Frame 1 (no input): blank canvas, image omitted
Frame 60 (the mouse pressed at the canvas centre just before this capture): blank canvas, image omitted
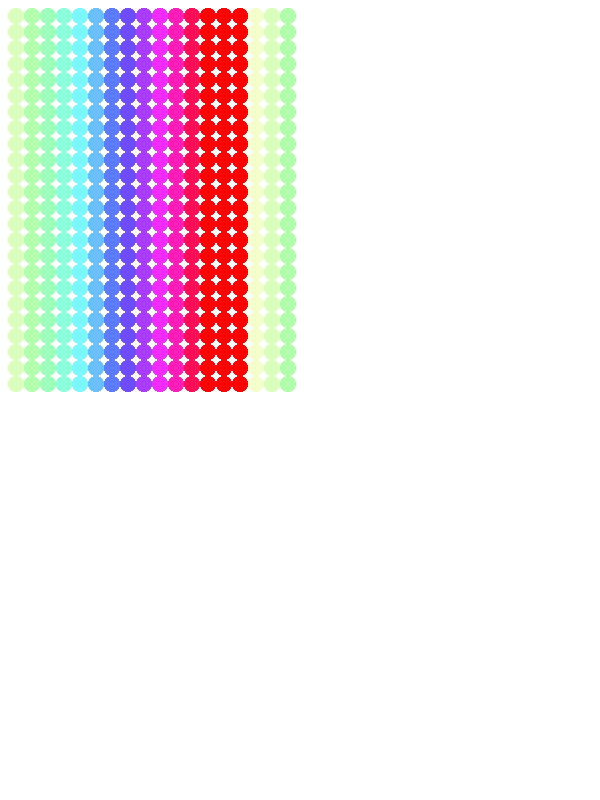
Frame 120 (the mouse held since frame 60 and released just before this capture)

The Processing sketch whose frames 1 and 60 were blank and that drew this single picture after the mouse press (run headless with seeded random() and noise(); from frame 60 on, the mouse is pressed at the canvas centre):

// Processing sketch: Exercise_A6
// ── Exercise_A6.pde
// Michael Lam
// March 13, 2018
// Last updated March 18, 2018.
// Beautiful circles that follow the mouse.

float x;
float y;

void setup() {
  size(600, 800);
  background(255);
  noStroke();
  colorMode(HSB);
}

void draw() {
  x = 0; // Resets x coordinate at each loop.
  while (x < width) {
    x += 16; // Draws circles 20px horizontally apart from each other.
    y = 0; // Resets y coordinate at each loop.
    while (y < height) {
      y += 16; // Draws circles 20px vertically apart from each other.
      if (x < mouseX && y < mouseY) {
        fill(50 + x % 255, 50 + x % 255, 255);
        ellipse(x, y, 15, 15);
      } else {
        fill(255); // Colours circles white when x & y > mouse coordinates.
        ellipse(x, y, 15, 15);
      }
    }
  }
}

/* Issues
- Colour pattern does not match. Adding max values to colorMode affects program.
*/
